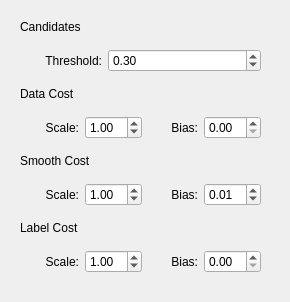
           <widget class="QWidget" name="common_fate_tab">
            <attribute name="title">
             <string>Common Fate</string>
            </attribute>
            <layout class="QVBoxLayout" name="verticalLayout_14">
             <item>
              <layout class="QVBoxLayout" name="verticalLayout_13">
               <item>
                <widget class="QWidget" name="widget_19" native="true">
                 <layout class="QVBoxLayout" name="verticalLayout_19">
                  <item>
                   <widget class="QLabel" name="label_56">
                    <property name="text">
                     <string>Candidates </string>
                    </property>
                   </widget>
                  </item>
                  <item>
                   <widget class="QWidget" name="widget_28" native="true">
                    <layout class="QHBoxLayout" name="horizontalLayout_23">
                     <item>
                      <widget class="QLabel" name="label_57">
                       <property name="sizePolicy">
                        <sizepolicy hsizetype="Fixed" vsizetype="Preferred">
                         <horstretch>0</horstretch>
                         <verstretch>0</verstretch>
                        </sizepolicy>
                       </property>
                       <property name="minimumSize">
                        <size>
                         <width>73</width>
                         <height>0</height>
                        </size>
                       </property>
                       <property name="text">
                        <string>Threshold:</string>
                       </property>
                       <property name="alignment">
                        <set>Qt::AlignRight|Qt::AlignTrailing|Qt::AlignVCenter</set>
                       </property>
                      </widget>
                     </item>
                     <item>
                      <widget class="QDoubleSpinBox" name="cf_threshold">
                       <property name="value">
                        <double>0.300000000000000</double>
                       </property>
                      </widget>
                     </item>
                    </layout>
                   </widget>
                  </item>
                  <item>
                   <widget class="QLabel" name="label_44">
                    <property name="text">
                     <string>Data Cost</string>
                    </property>
                   </widget>
                  </item>
                  <item>
                   <widget class="QWidget" name="widget_20" native="true">
                    <layout class="QHBoxLayout" name="horizontalLayout_16">
                     <item>
                      <widget class="QLabel" name="label_40">
                       <property name="sizePolicy">
                        <sizepolicy hsizetype="Fixed" vsizetype="Preferred">
                         <horstretch>0</horstretch>
                         <verstretch>0</verstretch>
                        </sizepolicy>
                       </property>
                       <property name="minimumSize">
                        <size>
                         <width>50</width>
                         <height>0</height>
                        </size>
                       </property>
                       <property name="text">
                        <string>Scale:</string>
                       </property>
                       <property name="alignment">
                        <set>Qt::AlignRight|Qt::AlignTrailing|Qt::AlignVCenter</set>
                       </property>
                      </widget>
                     </item>
                     <item>
                      <widget class="QDoubleSpinBox" name="cf_data_scale">
                       <property name="value">
                        <double>1.000000000000000</double>
                       </property>
                      </widget>
                     </item>
                     <item>
                      <widget class="QLabel" name="label_41">
                       <property name="sizePolicy">
                        <sizepolicy hsizetype="Fixed" vsizetype="Preferred">
                         <horstretch>0</horstretch>
                         <verstretch>0</verstretch>
                        </sizepolicy>
                       </property>
                       <property name="minimumSize">
                        <size>
                         <width>50</width>
                         <height>0</height>
                        </size>
                       </property>
                       <property name="text">
                        <string>Bias:</string>
                       </property>
                       <property name="alignment">
                        <set>Qt::AlignRight|Qt::AlignTrailing|Qt::AlignVCenter</set>
                       </property>
                      </widget>
                     </item>
                     <item>
                      <widget class="QDoubleSpinBox" name="cf_data_bias"/>
                     </item>
                    </layout>
                   </widget>
                  </item>
                  <item>
                   <widget class="QLabel" name="label_46">
                    <property name="text">
                     <string>Smooth Cost</string>
                    </property>
                   </widget>
                  </item>
                  <item>
                   <widget class="QWidget" name="widget_21" native="true">
                    <layout class="QHBoxLayout" name="horizontalLayout_17">
                     <item>
                      <widget class="QLabel" name="label_42">
                       <property name="sizePolicy">
                        <sizepolicy hsizetype="Fixed" vsizetype="Preferred">
                         <horstretch>0</horstretch>
                         <verstretch>0</verstretch>
                        </sizepolicy>
                       </property>
                       <property name="minimumSize">
                        <size>
                         <width>50</width>
                         <height>0</height>
                        </size>
                       </property>
                       <property name="text">
                        <string>Scale:</string>
                       </property>
                       <property name="alignment">
                        <set>Qt::AlignRight|Qt::AlignTrailing|Qt::AlignVCenter</set>
                       </property>
                      </widget>
                     </item>
                     <item>
                      <widget class="QDoubleSpinBox" name="cf_smooth_scale">
                       <property name="value">
                        <double>1.000000000000000</double>
                       </property>
                      </widget>
                     </item>
                     <item>
                      <widget class="QLabel" name="label_43">
                       <property name="sizePolicy">
                        <sizepolicy hsizetype="Fixed" vsizetype="Preferred">
                         <horstretch>0</horstretch>
                         <verstretch>0</verstretch>
                        </sizepolicy>
                       </property>
                       <property name="minimumSize">
                        <size>
                         <width>50</width>
                         <height>0</height>
                        </size>
                       </property>
                       <property name="text">
                        <string>Bias:</string>
                       </property>
                       <property name="alignment">
                        <set>Qt::AlignRight|Qt::AlignTrailing|Qt::AlignVCenter</set>
                       </property>
                      </widget>
                     </item>
                     <item>
                      <widget class="QDoubleSpinBox" name="cf_smooth_bias">
                       <property name="value">
                        <double>0.010000000000000</double>
                       </property>
                      </widget>
                     </item>
                    </layout>
                   </widget>
                  </item>
                  <item>
                   <widget class="QLabel" name="label_45">
                    <property name="text">
                     <string>Label Cost</string>
                    </property>
                   </widget>
                  </item>
                  <item>
                   <widget class="QWidget" name="widget_22" native="true">
                    <layout class="QHBoxLayout" name="horizontalLayout_18">
                     <item>
                      <widget class="QLabel" name="label_47">
                       <property name="sizePolicy">
                        <sizepolicy hsizetype="Fixed" vsizetype="Preferred">
                         <horstretch>0</horstretch>
                         <verstretch>0</verstretch>
                        </sizepolicy>
                       </property>
                       <property name="minimumSize">
                        <size>
                         <width>50</width>
                         <height>0</height>
                        </size>
                       </property>
                       <property name="text">
                        <string>Scale:</string>
                       </property>
                       <property name="alignment">
                        <set>Qt::AlignRight|Qt::AlignTrailing|Qt::AlignVCenter</set>
                       </property>
                      </widget>
                     </item>
                     <item>
                      <widget class="QDoubleSpinBox" name="cf_label_scale">
                       <property name="value">
                        <double>1.000000000000000</double>
                       </property>
                      </widget>
                     </item>
                     <item>
                      <widget class="QLabel" name="label_48">
                       <property name="sizePolicy">
                        <sizepolicy hsizetype="Fixed" vsizetype="Preferred">
                         <horstretch>0</horstretch>
                         <verstretch>0</verstretch>
                        </sizepolicy>
                       </property>
                       <property name="minimumSize">
                        <size>
                         <width>50</width>
                         <height>0</height>
                        </size>
                       </property>
                       <property name="text">
                        <string>Bias:</string>
                       </property>
                       <property name="alignment">
                        <set>Qt::AlignRight|Qt::AlignTrailing|Qt::AlignVCenter</set>
                       </property>
                      </widget>
                     </item>
                     <item>
                      <widget class="QDoubleSpinBox" name="cf_label_bias"/>
                     </item>
                    </layout>
                   </widget>
                  </item>
                 </layout>
                </widget>
               </item>
              </layout>
             </item>
            </layout>
           </widget>
